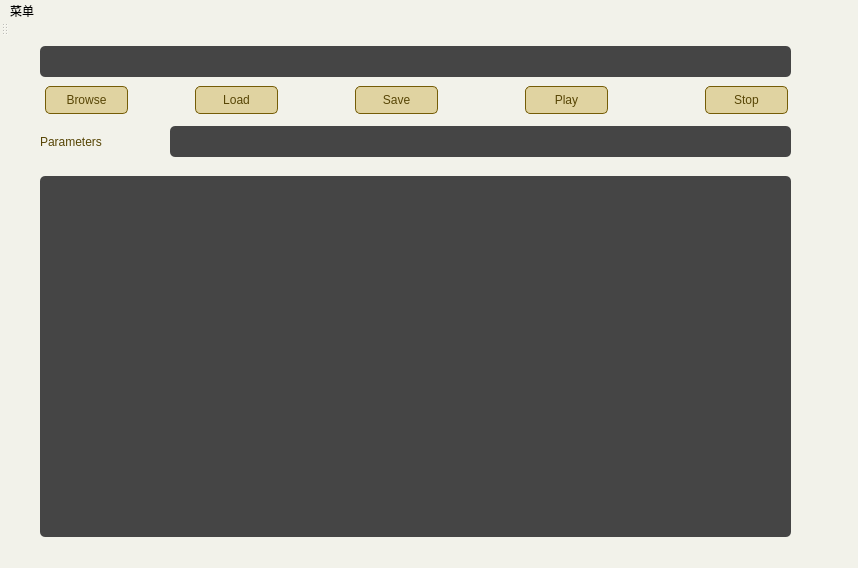
<?xml version="1.0" encoding="UTF-8"?>
<ui version="4.0">
 <class>MainWindow</class>
 <widget class="QMainWindow" name="MainWindow">
  <property name="geometry">
   <rect>
    <x>0</x>
    <y>0</y>
    <width>858</width>
    <height>568</height>
   </rect>
  </property>
  <property name="windowTitle">
   <string>MainWindow</string>
  </property>
  <property name="styleSheet">
   <string notr="true">QMainWindow{
    background-color: #f2f2ea;
}

QWidget{
   background-color: #f2f2ea;
   border-radius:5px; 
}
QPushButton{
font: 15pt &quot;汉仪趣黑W&quot;;
color:#574505;
background-color:#e0d3a1;
border-width: 1px;
border-color:#755d07;
border-style:solid;
margin-left:5px;
margin-right:5px;
}
QPushButton:hover{
font: 15pt &quot;汉仪趣黑W&quot;;
color:#e0d3a1;
background-color:#997a05;
border-width: 1px;
border-color: #755d07;
border-style:solid;
margin-left:5px;
margin-right:5px;
}
QLineEdit{
color:#f2f2ea;
background-color:#454545;
height:18px;
font:15px &quot;Calisto MT&quot;;
padding:2px;
}
QTextEdit{
color:#f2f2ea;
background-color:#454545;
font:15px &quot;Calisto MT&quot;;
}
QLabel{
font: 15pt &quot;Optima LT DemiBold&quot;;
color:#574505;
}
 QMenu::item {
 /* sets background of menu item. set this to something non-transparent
 if you want menu color and menu item color to be different */
 background-color: #f2f2ea;
 color:#755d07;
 font: 10pt &quot;Calisto MT&quot;;
 padding:5px 20px;
 border-bottom:1px solid #DBDBDB;/*为菜单项之间添加横线间隔*/
 }
QMenu::item:selected{
color:#f2f2ea;
background-color:#755d07;
}
</string>
  </property>
  <widget class="QWidget" name="centralWidget">
   <widget class="QLineEdit" name="path">
    <property name="geometry">
     <rect>
      <x>40</x>
      <y>10</y>
      <width>751</width>
      <height>31</height>
     </rect>
    </property>
   </widget>
   <widget class="QPushButton" name="browse">
    <property name="geometry">
     <rect>
      <x>40</x>
      <y>50</y>
      <width>93</width>
      <height>28</height>
     </rect>
    </property>
    <property name="text">
     <string>Browse</string>
    </property>
   </widget>
   <widget class="QPushButton" name="load">
    <property name="geometry">
     <rect>
      <x>190</x>
      <y>50</y>
      <width>93</width>
      <height>28</height>
     </rect>
    </property>
    <property name="text">
     <string>Load</string>
    </property>
   </widget>
   <widget class="QPushButton" name="save">
    <property name="geometry">
     <rect>
      <x>350</x>
      <y>50</y>
      <width>93</width>
      <height>28</height>
     </rect>
    </property>
    <property name="text">
     <string>Save</string>
    </property>
   </widget>
   <widget class="QPushButton" name="play">
    <property name="geometry">
     <rect>
      <x>520</x>
      <y>50</y>
      <width>93</width>
      <height>28</height>
     </rect>
    </property>
    <property name="text">
     <string>Play</string>
    </property>
   </widget>
   <widget class="QPushButton" name="stop">
    <property name="geometry">
     <rect>
      <x>700</x>
      <y>50</y>
      <width>93</width>
      <height>28</height>
     </rect>
    </property>
    <property name="text">
     <string>Stop</string>
    </property>
   </widget>
   <widget class="QLabel" name="label_2">
    <property name="geometry">
     <rect>
      <x>40</x>
      <y>95</y>
      <width>181</width>
      <height>21</height>
     </rect>
    </property>
    <property name="text">
     <string>Parameters</string>
    </property>
   </widget>
   <widget class="QLineEdit" name="lineEdit_2">
    <property name="geometry">
     <rect>
      <x>170</x>
      <y>90</y>
      <width>621</width>
      <height>31</height>
     </rect>
    </property>
   </widget>
   <widget class="QTextEdit" name="textEdit">
    <property name="geometry">
     <rect>
      <x>40</x>
      <y>140</y>
      <width>751</width>
      <height>361</height>
     </rect>
    </property>
   </widget>
  </widget>
  <widget class="QMenuBar" name="menuBar">
   <property name="geometry">
    <rect>
     <x>0</x>
     <y>0</y>
     <width>858</width>
     <height>26</height>
    </rect>
   </property>
   <widget class="QMenu" name="menureverse">
    <property name="title">
     <string>菜单</string>
    </property>
    <addaction name="actionreverse"/>
    <addaction name="actionfade"/>
    <addaction name="actionvulomn"/>
    <addaction name="actionresample"/>
    <addaction name="actionola"/>
    <addaction name="actiondtw"/>
   </widget>
   <addaction name="menureverse"/>
  </widget>
  <widget class="QToolBar" name="mainToolBar">
   <attribute name="toolBarArea">
    <enum>TopToolBarArea</enum>
   </attribute>
   <attribute name="toolBarBreak">
    <bool>false</bool>
   </attribute>
  </widget>
  <widget class="QStatusBar" name="statusBar"/>
  <action name="actionreverse">
   <property name="text">
    <string>reverse</string>
   </property>
  </action>
  <action name="actionfade">
   <property name="text">
    <string>fade</string>
   </property>
  </action>
  <action name="actionvulomn">
   <property name="text">
    <string>volume</string>
   </property>
  </action>
  <action name="actionresample">
   <property name="text">
    <string>resample</string>
   </property>
  </action>
  <action name="actionola">
   <property name="text">
    <string>ola</string>
   </property>
  </action>
  <action name="actiondtw">
   <property name="text">
    <string>dtw</string>
   </property>
  </action>
 </widget>
 <layoutdefault spacing="6" margin="11"/>
 <resources/>
 <connections/>
</ui>
